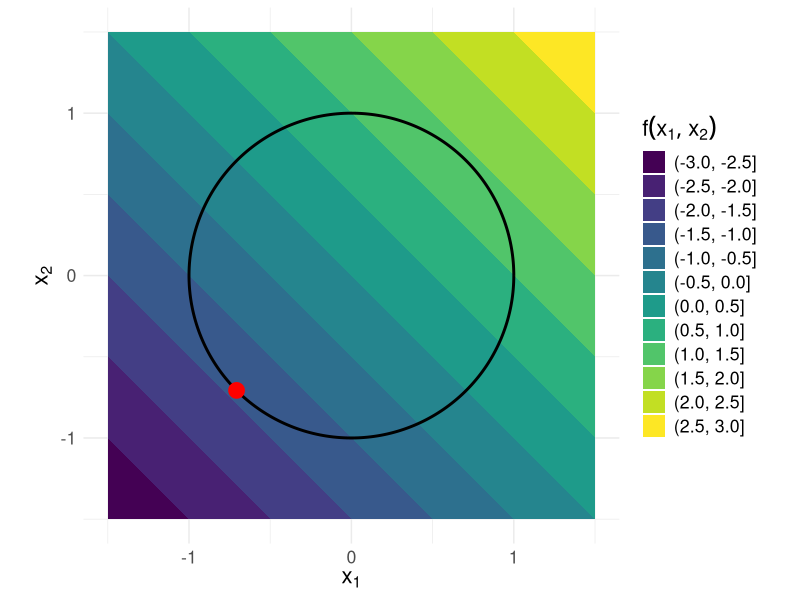
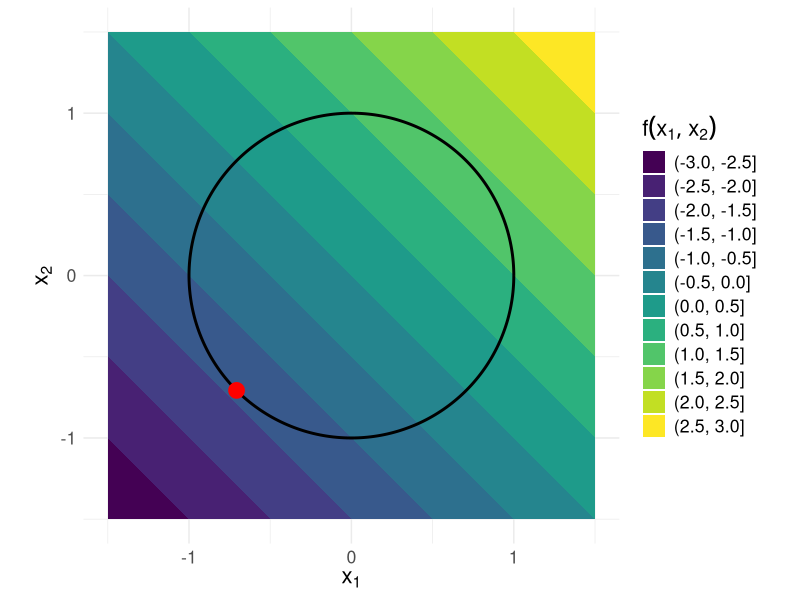

The R script that drew these images, in order:
# ------------------------------------------------------------------------------
# optimization problems

# FIG: contour plot of x + y with unit circle
# ------------------------------------------------------------------------------

library(ggplot2)
library(dplyr)

# DATA -------------------------------------------------------------------------

f <- function(x, y) x + y
g <- function(x, y) x^2 + y^2 - 1

xmin <- -1.5
xmax <- 1.5

xv <- seq(xmin, xmax, length.out = 100)
yv <- seq(xmin, xmax, length.out = 100)
grid <- expand.grid(x = xv, y = yv)
grid$z <- with(grid, f(x, y))

# unit circle
t <- seq(0, 2 * pi, length.out = 300)
circle <- data.frame(x = cos(t), y = sin(t))

point_x <- -sqrt(2) / 2
point_y <- -sqrt(2) / 2

# PLOT -------------------------------------------------------------------------

plot <- ggplot() +
  # Contour plot of x + y
  geom_contour_filled(data = grid, aes(x = x, y = y, z = z)) +
  
  # Unit circle
  geom_path(data = circle, aes(x = x, y = y), color = "black", linewidth = 1) +
  
  # Red point at (-sqrt(2)/2, -sqrt(2)/2)
  geom_point(aes(x = point_x, y = point_y), color = "red", size = 5) +
  
  labs(
    x = expression(x[1]), 
    y = expression(x[2]), 
    fill = expression(f(x[1], x[2]))
  ) +
  xlim(xmin, xmax) + ylim(xmin, xmax) +
  theme_minimal() +
  theme(
    text = element_text(size = 16),
    legend.position = "right"
  ) +
  coord_fixed()  # Ensure aspect ratio is 1:1

plot
ggsave("../figure_man/unit_circle.png", plot, width = 8, height = 6)
